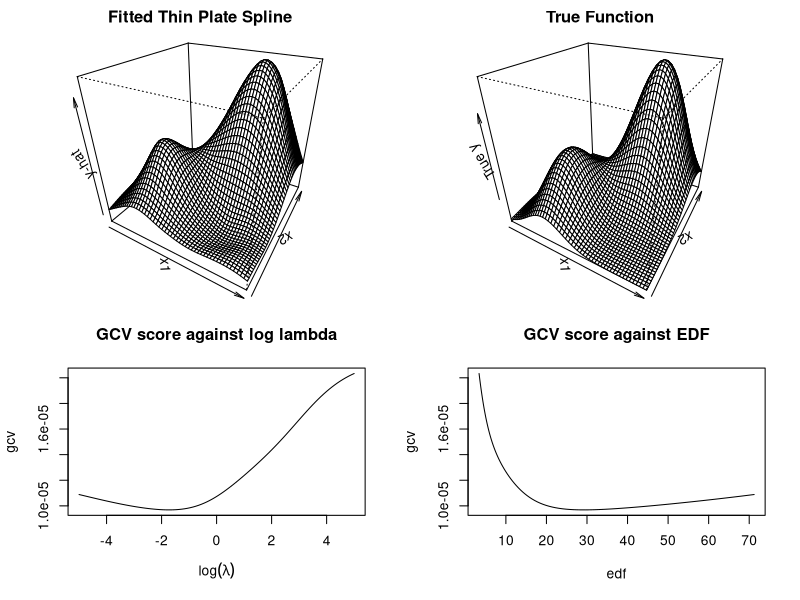

This figure's R source:
## ---- chunk 1
knitr::opts_chunk$set(fig.width=8, fig.height=5) 
## ---- chunk 2
# Teng Wei Yeo, S2566430

###########################################
#### Smoothing with Thin Plate Splines ####
###########################################

# This code generates a fitted thin plate spline (TPS) to some data. A TPS is 
# an estimation technique of estimating a smooth 3-dimensional surface based 
# on some 2-dimensional observations (x1, x2) and their effect on some 
# outcome variable (y).

# The goal is to find a model (i.e. find parameters of some fitted function) 
# which (i) fits the data well, while (ii) having some degree of smoothness. 

# For some TPS model f(x), the goal is to minimise the following objective
# function: the weighted average of the sum of squared residuals (y-f(x)), 
# and a measure of un-smoothness (the square of the second derivative). 
# The relative weights in this average is governed by parameter lambda.

# One way of choosing lambda is to choose a lambda that minimises the 
# generalised cross validation (GCV) score. The GCV is a measure of the 
# model's fit, penalised by the size of its Effective Degrees of Freedom 
# (EDF)).

# This code can be separated into 3 distinct sections or functions:
#
## 1) getTPS(), which takes as input a matrix of 2-dimensional points 
##    (x1, x2), samples some of these points to act as control points, and 
##    computes the matrices X and S needed for the computation of the 
##    parameters in the model which minimise the weighted sum of lack of fit 
##    and the un-smoothness. Notably, getTPS() considers a re-parametrised 
##    version of the objective function which is easier to minimise.
##
##    Helper functions eta_j() and eta() are used to apply a radial basis 
##    function (by finding the Euclidean distance of a given point to the 
##    control points, then applying a function on this norm).
##
## 2) fitTPS(), which calls getTPS(), and finds the lambda value which 
##    minimises the GCV score. The use of a QR decomposition and an Eigen 
##    decomposition of a symmetric matrix speeds up the computation
##    of the GCV score and the EDF.
##
## 3) plot.tps(), a plot method function for objects with the class "tps" 
##    (i.e. the object returned from fit.TPS), which plots a perspective 
##    plot of the TPS model using the lambda value which minimises the GCV 
##    score. Helper function pred_y() is used to predict the expected values 
##    of y using the model's parameters (using the GCV-minimising lambda).


#######################
#### Brief Outline ####
#######################
# 1) eta() function
# 2) eta_j() function
# 3) getTPS() function
# 4) fitTPS() function
# 5) pred_y() function
# 6) plot.tps() function
# Appendix (A) testing() function
# Appendix (B) check_run_time() function
 
## ---- chunk 3
#######################
#### Start of Code ####
#######################

eta <- function(r) {
  #' @description This function takes a real value, or vector, or matrix, and 
  #' applies a piecewise function to each element in the input. 
  #' The function eta(r) is r^2 * log(r) if r > 0, and 0 otherwise.
  #' This function uses the '> 0' condition to create a Boolean
  #' vector, which is used for sub-setting.
  #' 
  #' @param r: real value, or vector, or matrix of real values.
  #' 
  #' @returns r: real value, or vector, or matrix of real values after
  #' applying the function r^2 * log(r) if r > 0, 0 otherwise, to each 
  #' element of r.
  
  # Set all non-positive values to 0. 
  r[r <= 0] <- 0

  # Apply the function r^2 * log(r) to only the positive values.
  r[r > 0] <- r[r > 0]^2 * log(r[r>0]) 
  r # return r
}





eta_j <- function (x, xs){
  #' @description This function takes a (n by 2) matrix 'x' and a (k by 2)
  #' matrix 'xs', and finds the Euclidean distance between every point   
  #' (i.e. every row) in 'x' with every other point (row) in 'xs'. 
  #' This results in an (n by k) matrix. This function then calls function
  #' eta() on this resulting matrix.
  #' 
  #' #### Brief Outline ####
  #' Step 1: construct a (1 by n) matrix with just the x1 coordinates x[,1]:
  #' |x11 x21 x31 ... xn1|
  #' 
  #' Step 2: Using step 1, construct a (k by n) matrix, where each row is an 
  #' identical repeat of the first row. Call this matrix x1temp:
  #' |x11 x21 x31 ... xn1|
  #' |x11 x21 x31 ... xn1|
  #' |       ...         |
  #' |x11 x21 x31 ... xn1|
  #' 
  #' Step 3: Subtract xs[,1] from the matrix above. Because of the recycling
  #' rule, every i,j element of the matrix will be the x[j,1] subtracted by
  #' xs[i,1].
  #' 
  #' Step 4: take the transpose of that resulting matrix, and find the square
  #' of every term.
  #' 
  #' Step 5: repeat steps 1-4 for the x2 coordinates for matrix x2temp.
  #' 
  #' Step 6: take sqrt(x1temp + x2temp). The result is a pairwise Euclidean
  #' norm for every term in x with every other term in xs. 
  #' 
  #' @param x: an (n by 2) matrix, or a vector of length 2 which will be
  #' coerced into a (1 by 2) matrix.
  #' @param xs: a (k by 2) matrix, or a vector of length 2 which will be
  #' coerced into a (1 by 2) matrix.
  #' 
  #' @returns an (n by k) matrix, where the (i,j) element is the eta() of the
  #' distance (Euclidean norm) between the i-th row in 'x' and the j-th
  #' row in 'xs'.

  # Make x into a (1 by 2) matrix if it is a vector of length 2
  if (!is.matrix(x)) {
    if (length(x) != 2){stop("x needs to be a vector of length 2, or
                             a matrix of size n by 2")}
    else x <- t(matrix(x))
  }
  
  # Make xs into a (1 by 2) matrix if it is a vector of length 2
  if (!is.matrix(xs)) {
    if (length(xs) != 2){stop("xs needs to be a vector of length 2, or
                             a matrix of size n by 2")}
    else xs <- t(matrix(xs)) 
  }
  
  # Construct matrix for first coordinate.
  x1temp <- matrix(rep(x[, 1], each = nrow(xs)), nrow = nrow(xs), 
                   ncol = nrow(x))
  x1temp <- t(x1temp - xs[,1]) # note the use of recycling rule
  
  # Repeat for the second coordinate.
  x2temp <- matrix(rep(x[, 2], each = nrow(xs)), nrow = nrow(xs),
                   ncol = nrow(x))
  x2temp <- t(x2temp - xs[,2]) 
  
  # Find the norm, then call function eta.
  eta(sqrt((x1temp^2 + x2temp^2)))
}





getTPS <- function(x, k = 100){
  #' @description This function first chooses a set of k points in x to use as   
  #' control points. If k >= n, then all x points are used as the control
  #' points. 
  #' 
  #' This function then computes the necessary matrices used in the re-
  #' parametrisation of the objective function to-be-minimised (the weighted 
  #' sum of the lack of fit and the un-smoothness of the TPS).
  #' 
  #' These matrices are X and S. X and S will be used by fitTPS() to compute 
  #' beta-hat (the coefficients in the re-parametrised model) and mu-hat 
  #' (the predicted y-values). These are used to compute the Effective Degrees 
  #' of Freedom (EDF) and the Generalised Cross Validation (GCV) score for 
  #' a given value of the smoothness parameter lambda. 
  #' 
  #' This function also finds the QR decomposition of Z, which is needed to
  #' compute X and S, but without explicitly forming Z (to be computationally
  #' more efficient). This decomposition is also used by plot.tps() for 
  #' model prediction.
  #' 
  #' @param x: matrix of size (n by 2). This matrix represents a set of 
  #' n points, where each point is a row, and has two coordinates x1 and
  #' x2. 
  #' @param k: number of basis functions to use for the TPS model
  #' 
  #' @returns output: a list containing the following named items:
  #' xk: size (k by 2) matrix containing the selected x* points which
  #' are used as the TPS's 'control points' (i.e. basis functions).
  #' 
  #' X: size (n by k) matrix, where X = [E %*% Z, T]. X is the model matrix
  #' used in the re-parametrisation.
  #' 
  #' S: size (k by k) matrix, where S is the matrix used in the 
  #' re-parametrisation. S is in the term multiplied by lambda in the
  #' objective function, and will be used to find the parameters of the 
  #' TPS.
  #' 
  #' TsQR: the QR decomposition of Ts, from which computations using Z 
  #' (where Z is the last k-3 columns of Q) can be made without explicitly
  #' forming Z.
  
  n <- nrow(x) # count the number of rows in matrix x
  
  # If the number of basis functions exceeds n, then set k to n.
  # Otherwise, pick k of the n points (without replacement) to be used as
  # the control points.
  if (k >= n) { 
    k <- n 
    xk <- x # set all x points as xk points (control points)
  } else {
    # Sample k of the n points in x to use as control points
    xk <- x[sample(n, k, replace = FALSE), ] 
  }
  
  
  # Create matrix E, a size (n by k) matrix where the i,j-th element 
  # is the eta() function applied to the Euclidean distance between 
  # the i-th point in x and the j-th point in xk.
  E <- eta_j(x, xk)
  
  
  # Create matrix Es, a size (k by k) matrix where the i,j-th element 
  # is the eta() function applied to the Euclidean distance between 
  # the i-th point in xk and the j-th point in xk.
  Es <- eta_j(xk, xk)
  
  
  # Create matrix T of size (n by 3). The first column is a column of 1. 
  # The second and third column are the values of x.
  T <- cbind(rep(1,nrow(x)), x)
  
  
  # Create matrix Ts of size (k by 3). The first column is a column of 1. 
  # The second and third column are the values of xk.
  Ts <- cbind(rep(1,nrow(xk)), xk)
  
  
  # QR decomposition of Ts, without forming Q and R explicitly.
  TsQR <- qr(Ts) 
  
  
  # Constructing X matrix of size (n by k). The first (n by k-3) columns are 
  # from E %*% Z. The last 3 columns are from T.
  # Z is the last k-3 columns of Q (Q is from the QR decomposition of Ts).
  # EZ is computed by taking the last k-3 columns of t(t(Q) %*% t(E)).
  # qr.qty used to speed up computation instead of explicitly forming Q
  X <- cbind(t(qr.qty(TsQR, t(E)))[, -(1:3)], T)
  
  
  # Construct S matrix, by first computing B = last k-3 rows of (t(Q) %*% Es)
  # then finding the last k-3 columns of t(t(Z) %*% t(B))
  # qr.qty was used to speed up computation.
  # Extra zeros were then added such that S is of size (k by k).
  S <- rbind(cbind(t(qr.qty(TsQR , t(qr.qty(TsQR, Es)[-(1:3), ])))[, -(1:3)],
                    matrix(0, k-3, 3)), 
             matrix(0, 3, k))
  # S is symmetric; the eigen decomposition will yield a matrix of 
  # eigenvectors which is orthogonal.
  
  
  # Return 'output', which is a list of items needed by subsequent functions
  # to compute the EDF and GCV, and to predict fitted values.
  output <- list(xk = xk, X = X, S = S, TsQR = TsQR)
}






fitTPS <- function(x, y, k=100, lsp=c(-5,5)){
  #' @description The goal is now to search for a lambda that minimises 
  #' the GCV score. The function speeds up computation by using a 
  #' transformation of the problem by finding the QR decomposition of the 
  #' model matrix X. It also finds the eigen decomposition of a symmetric 
  #' matrix R^(-T) S R^(-1). 
  #' 
  #' These transformations aid in the computation of:
  #' 1) the GCV score, because explicit inverses need not be computed. The 
  #'    QR decomposition leads to a triangular system which allows the use
  #'    of backsolves.
  #' 
  #' 2) the EDF. Because of the properties of trace, the orthogonality of
  #'    the eigenvectors (since the matrix was symmetric), and the 
  #'    orthogonality of Q, the computation simplified to the sum of 
  #'    (1/(1 + lambda * eigenvalues)) for all eigenvalues.
  #'    
  #' X and S are matrices obtained from getTPS().
  #' 
  #' The lambdas searched over are the exponential of the 100 values of log 
  #' lambda evenly spaced between the limits lsp[1] and lsp[2].
  #' 
  #' @param x: size (n by 2) matrix of points.
  #' @param y: vector of size n, which is the response/outcome for each point
  #' in x. The TPS then finds the function f(x) which smooths over these y 
  #' values.
  #' @param k: number of basis functions to use.
  #' @param lsp: log lambda limits which the function fitTPS() searches over
  #' to find the lambda which minimises the GCV score.
  #' 
  #' @returns output: a list object of class 'tps' containing the following 
  #' named items:
  #' 
  #' beta: the beta-hat parameters which minimise the objective function using
  #' the value of lambda which minimises the GCV score.
  #' 
  #' mu: the predicted y-hat values using the fitted TPS for each point in x, 
  #' using the value of lambda which minimises the GCV score.
  #' 
  #' medf: the effective degrees of freedom based on the value of lambda which
  #' minimises the GCV score.
  #' 
  #' lambda: a vector of size 100 of all the values of lambda tried by 
  #' fitTPS()
  #' 
  #' gcv: a vector of size 100 of the GCV scores for each lambda searched over
  #' 
  #' edf: a vector of size 100 of the EDF for each lambda searched over
  #' 
  #' TsQR: the QR decomposition of the Ts matrix needed to compute with Z 
  #' without explicitly forming Z. TsQR will be used by plot.tps() to compute
  #' the parameters needed for predicting with the model. 
  #' 
  #' xk: the set of control points, used by plot.tps() to predict with the 
  #' model.
  
  # Set up the lambdas using lsp, the log lambda limits: 
  # Create a sequence of 100 evenly spaced values from lsp[1] to lsp[2]
  sequence <- seq(from = lsp[1], to = lsp[2], length.out = 100) 
  
  # Convert from log lambda to lambda
  lambda <- exp(sequence)

  # Set up the TPS
  vals <- getTPS(x = x, k = k)
  xk <- vals$xk
  X <- vals$X
  S <- vals$S
  TsQR <- vals$TsQR
  
  n <- nrow(x) # number of observations in x
  
  # The rest of this code optimises the computation of GCV and EDF for each 
  # value of lambda tried. Each GCV computation requires computing:
  ### mu-hat: the model's predicted value of E(y) 
  ### EDF: Effective Degrees of Freedom
  # Simplifying the computation of GCV requires a transformation of beta-hat.
  # This transformation relies on a QR decomposition of X, and a eigen 
  # decomposition of R^{-T} %*% S %*% R^{-1}

  temp <- qr(X) # QR decomposition of X
  Q <- qr.Q(temp, complete = FALSE) # Q is orthogonal of size (n by k)
  R <- qr.R(temp, complete = FALSE) # R is upper-triangular, size (k by k)
  
  # Need to find matrix A = R^{-T} %*% S %*% R^{-1}.
  # Finding the inverse of R explicitly is computationally slow.
  # Instead, use forward solve, since R is an upper-triangular matrix.
  
  # Use forward solve to find B in R^{T} B = S.
  # We then need to find A in AR = B.
  # Notice that ((R^T)(A^T)) = B^T
  # Hence, A = t(forwardsolve(t(R), t(B)))
  
  A <- t(forwardsolve(t(R), t(forwardsolve(t(R), S))))
  
  # Notice that A is theoretically symmetric, but numerically it is not 
  # due to numeric approximations by the computer. Hence, we force symmetry:
  A <- (t(A)+A)*.5
  
  # Can then find the eigen decomposition:
  ed <- eigen(A)
  U <- ed$vectors # eigenvectors, which is orthogonal since A is symmetric.

  # Create vector of length 100 to store the GCV score of each lambda
  gcv <- rep(0, 100)
  # Create vector of length 100 to store the EDF value for each lambda
  edf <- rep(0, 100)
  
  
  # Now we need to find beta-hat for each lambda where beta-hat is defined by
  # R beta-hat = U (I+lambda LAMBDA)^-1 U^T Q^T y,
  # where lambda is the smoothing parameter, and LAMBDA is the diagonal matrix
  # of eigenvalues.
  
  # Since (I + lambda LAMBDA) is diagonal, its inverse is the reciprocal
  # of its elements. 
  
  # We hence find:
  # [U^T R beta-hat]_i = [U^T Q^T * y]_i / (1 + lambda Lambda_{i,i}) = C
  # Then use U^T = U^-1 to make:
  # R beta_hat = U %*% C
  # Then back solve.
  
  # Before looping over lambda, compute [U^T Q^T * y] first, since these 
  # values are always the same for each lambda. Notice the placement of 
  # brackets to speed up the computation of the matrix multiplication.
  inter <- t(U) %*% (t(Q) %*% y)
  
  # Loop over all lambda values within the lambda limits found earlier
  for (i in 1:length(lambda)){
    # Element-wise division of two vectors of the same length
    rhs <- inter / (1 + lambda[i] * ed$values)

    full_rhs <- U %*% rhs
    beta_hat <- backsolve(R, full_rhs) # solving R beta_hat = full_rhs
    
    
    mu_hat <- X %*% beta_hat # predicted y values
    
    # Now, find EDF: the trace of (1 + lambda LAMBDA)^-1,
    # which is equivalent to the sum of 1/(1+lambda LAMBDA{ii})
    edf[i] <- sum(1 / (1+lambda[i]*ed$values))
    
    # And now, compute the GCV score.
    gcv[i] <- sqrt(sum((y - mu_hat)^2)) / (n - edf[i])^2
  }
  
  opt_i <- which.min(gcv) # index of minimum GCV
  
  # Compute beta-hat and mu-hat of the GCV-minimising lambda
  rhs <- inter / (1 + lambda[opt_i] * ed$values)
  full_rhs <- U %*% rhs
  beta <- backsolve(R, full_rhs)
  mu <- X %*% beta
  
  medf <- edf[opt_i] # edf corresponding to GCV-minimising lambda
  
  output <- list(beta = beta, mu = mu, medf = medf, lambda = lambda, 
                gcv = gcv, edf = edf, TsQR = TsQR, xk = xk) 
  class(output) <- "tps" # set output to class "tps"
  output # return output
}





pred_y <- function(output, xp){
  #' @description This is a helper function which uses the parameters (which
  #' minimise the objective function for the optimal lambda which minimises
  #' the GCV score) from fitTPS() to set up the TPS model for prediction. 
  #' 
  #' eta_j() is also called to find the eta function of the new points xp, 
  #' using the control points xk (where xk was chosen in getTPS() and
  #' returned in the output of fitTPS()).
  #' 
  #' @param output: an object of class "tps" which is returned from fitTPS().
  #' @param xp: a matrix of size (m by 2) points, to have their y-values 
  #' predicted.
  #'  
  #' @returns a vector of the predicted y values of size m (nrow(xp)).

  # We first recover the delta coefficients (the coefficients used to 
  # multiply the eta_j() values of x in the original f(x) model) from beta 
  # (the coefficients in the re-parametrised objective function).
  # The first k-3 elements in beta are delta_z. 
  # Then, delta = Z %*% delta_z. 
  
  # This can be computed without explicitly forming Z. 
  # Because Q is of size k by k, but delta_z is of size (k-3 by 1), the 
  # matrices are non-conformable. Hence, a dummy_deltaz vector is created 
  # with additional zeroes for its first 3 terms. 
  
  # This construction ensures that Q %*% dummy_deltaz is equivalent
  # to Z %*% delta_z, since the first 3 columns of Q (which are not in Z)
  # will be multiplied by the zeroes in dummy_deltaz.
  
  dummy_deltaz = c(rep(0,3), output$beta[1:(length(output$beta)-3)])
  delta <- qr.qy(output$TsQR, dummy_deltaz)
  
  # The last 3 elements in beta are the alpha coefficients in f(x).
  alpha <- output$beta[(length(output$beta)-2):length(output$beta)]
  
  # Compute vector 'inter' of size (nrow(xp)), where the i-th element 
  # corresponds to the value of {sum (eta_j(xp)[i,j] * delta_j) for all j}, 
  # where j = 1, 2, ..., k
  # i = 1, 2, ..., nrow(xp)

  inter <- eta_j(xp, output$xk) %*% delta
  
  # compute the predicted y
  T <- cbind(rep(1,nrow(xp)), xp)
  y_hat <- T %*% alpha + inter
}





plot.tps <- function(output, m = 50, theta = 30, phi = 30, ...) {
  #' @description This function is a plot method function for objects of 
  #' the class 'tps', as returned from fitTPS(). It generates a (m by m) 
  #' grid of x values for the grid visualisation of the TPS. It uses the 
  #' helper function pred(y) to predict the y-value of each of these grid 
  #' values. It then plots a perspective plot.
  #' 
  #' @param output: an object of class 'tps' returned from fitTPS.
  #' @param m: the number of grid lines on each axis to plot
  #' @param theta: azimuthal direction of the viewing angle of the plot
  #' @param phi: colatitude of the viewing angle of the plot
  #' @param ...: any other argument to be passed into persp()
  #' 
  #' @returns a perspective plot of the TPS.

  x2 <- x1 <- seq(0,1,length=m) # for grid lines
  xp <- cbind(rep(x1,m),rep(x2,each=m)) # size ((m^2) by 2) matrix of points

  # Perspective plot of fitted thin plate spline by calling pred_y(). 
  # Theta and Phi are the viewing angle.
  persp(x1,x2,matrix(pred_y(output = output, xp = xp),m,m),theta=theta,
        phi=phi, zlab = "y-hat", main="Fitted Thin Plate Spline", ...)
}


######################################
#### Appendix A: Testing function ####
######################################

testing <- function() {
  #' @description This function runs a test on the TPS functions written in 
  #' this code.
  #' 
  #' @returns A 4-panel (2x2) plot: 
  #' In the top row, the first plot shows the fitted thin plate spline, where
  #' the fitted model uses the lambda that minimises the GCV score. The second 
  #' plot shows the true function.
  #' In the bottom row, the first plot shows the GCV score against 
  #' log(lambda). The second plot shows the GCV score against EDF.

  ff <- function(x) exp(-(x[,1]-.3)^2/.2^2-(x[,2] - .3)^2/.3^2)*.5 +
    exp(-(x[,1]-.7)^2/.25^2 - (x[,2] - .8 )^2/.3^2) # test function
  
  # Next, simulate the data.
  n <- 500 # number of observations
  
  # Generate n pairs of observations from the uniform distribution
  x <- matrix(runif(n*2),n,2) 
  
  y <- ff(x) + rnorm(n)*.1 # generate data with some noise for fitting
  
  output <- fitTPS(x, y, k = 100) # call the TPS fitting function
  
  par(mar = c(0, 2, 2, 2)) # set up the margins to better display the graphs
  par(mfrow=c(2,2)) # plot window: two rows, two columns 
  plot(output) # plot the fitted thin plate spline
  
  # Next, set up the plot for the true function:
  m <- 50;x2 <- x1 <- seq(0,1,length=m) # for grid lines
  xp <- cbind(rep(x1,m), rep(x2,each=m)) # ((m^2) by 2) matrix of x values
  persp(x1, x2, matrix(ff(xp), m, m), theta=30, phi=30, zlab = "True y",
        main = "True Function") # perspective plot of true function
  
  
  par(mar = c(5, 4, 4, 2) + 0.1) # new margins to better display the next row
  
  plot(log(output$lambda), output$gcv, # plot of GCV against log lambda
       type = "l", # line graph
       xlab = expression(paste(log(lambda))), # x label
       ylab = "gcv",  # y label
       main = "GCV score against log lambda") # title
  plot(output$edf, output$gcv,  # plot of GCV against EDF
       type = "l", # line graph
       xlab = "edf", # x label
       ylab = "gcv", # y label
       main = "GCV score against EDF") # title
}



##################################################
#### Appendix B: Test Code, and Check Profile ####
##################################################

check_run_time <- function() {
  #' @description This function runs testing(), and checks the profile of 
  #' the program.
  #' 
  #' @returns the 2x2 plots from testing(), and the profile of the code.

  Rprof() # starts profiling
  testing() # run testing code
  Rprof(NULL) # finish profiling
  summaryRprof() # show profiling
}

#####################
#### END of Code ####
#####################

## ---- chunk 4
### Run a test on the code, display the output, and show the time taken

check_run_time()

